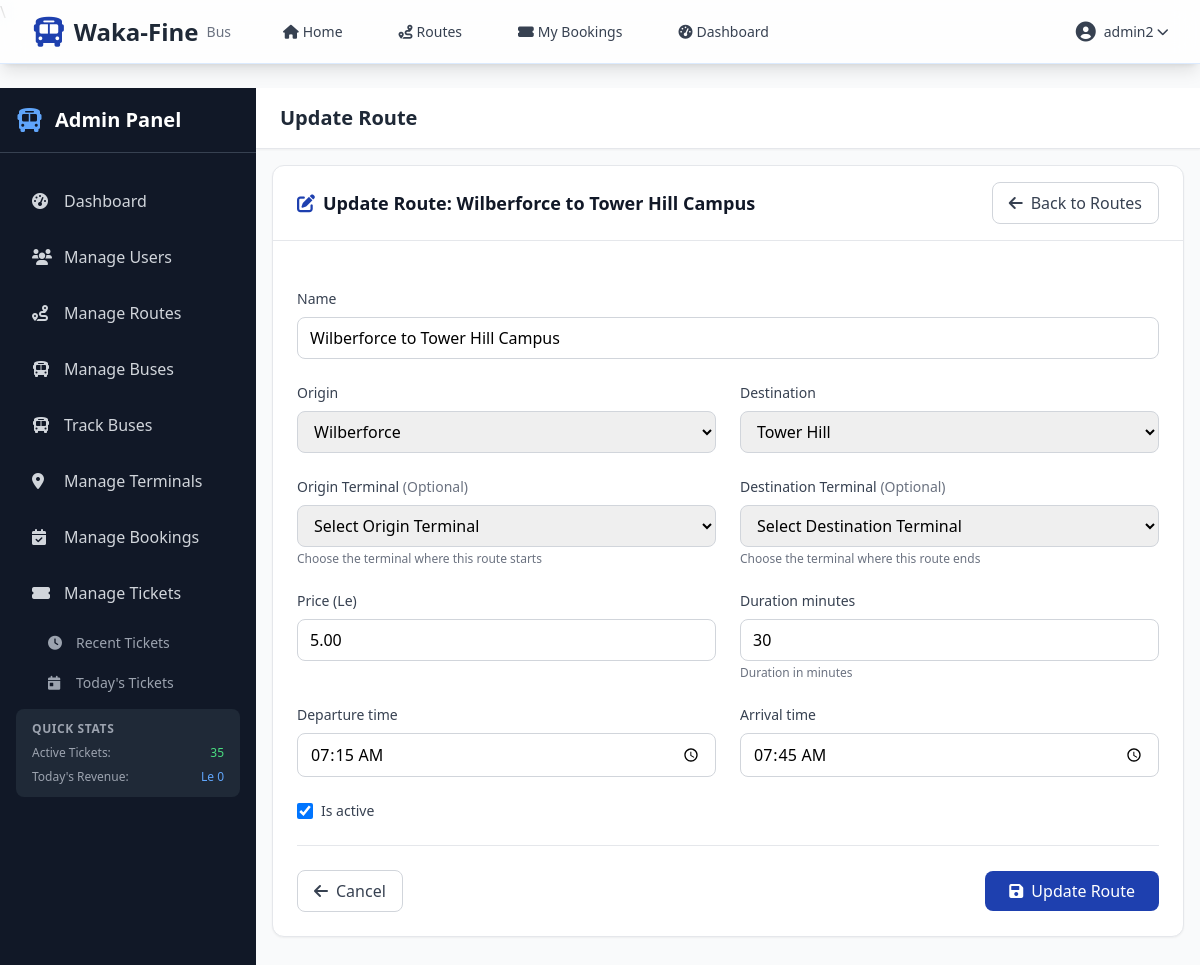
The app's page /routes/22/update/ (signed in) with its own data.
### accounts/models.py (models this page shows, shortened)
class User(AbstractUser):
    ROLE_CHOICES = [
        ("admin", "Admin"),
        ("staff", "Staff"),
        ("customer", "Customer"),
    ]
    role = models.CharField(max_length=10, choices=ROLE_CHOICES, default="customer")
    phone_number = models.CharField(max_length=15, blank=True, null=True)
    created_at = models.DateTimeField(auto_now_add=True)
    updated_at = models.DateTimeField(auto_now=True)
    @property
    def is_admin(self):
        return self.role == "admin"

### routes/models.py (models this page shows, shortened)
class Route(models.Model):
    LOCATION_CHOICES = [
        ("lumley", "Lumley"),
        ("regent_road", "Regent Road"),
        ("aberdeen", "Aberdeen"),
        ("hill_station", "Hill Station"),
        ("kissy", "Kissy"),
        ("east_end", "East End"),
        ("wilberforce", "Wilberforce"),
        ("tower_hill", "Tower Hill"),
        ("ferry_junction", "Ferry Junction"),
        ("goderich", "Goderich"),
        ("kent", "Kent"),
        ("congo_cross", "Congo Cross"),
    ]
    name = models.CharField(max_length=100)
    origin = models.CharField(max_length=50, choices=LOCATION_CHOICES)
    destination = models.CharField(max_length=50, choices=LOCATION_CHOICES)
    origin_terminal = models.ForeignKey(
        "terminals.Terminal",
        on_delete=models.SET_NULL,
        null=True,
        blank=True,
        related_name="origin_routes",
        help_text="Terminal where this route starts",
    )
    destination_terminal = models.ForeignKey(
        "terminals.Terminal",
        on_delete=models.SET_NULL,
        null=True,
        blank=True,
        related_name="destination_routes",
        help_text="Terminal where this route ends",
    )
    price = models.DecimalField(max_digits=10, decimal_places=2)
    departure_time = models.TimeField()
    arrival_time = models.TimeField()
    duration_minutes = models.PositiveIntegerField(help_text="Duration in minutes")
    is_active = models.BooleanField(default=True)
    created_at = models.DateTimeField(auto_now_add=True)
    updated_at = models.DateTimeField(auto_now=True)
    class Meta:
        unique_together = ["origin", "destination", "departure_time"]

### routes/views.py (the view, shortened to what this page needs)
# urls.py: path("<int:pk>/update/", views.RouteUpdateView.as_view(), name="update"),
class RouteUpdateView(AdminRequiredMixin, UpdateView):
    model = Route
    form_class = RouteForm
    template_name = "routes/update.html"
    success_url = reverse_lazy("accounts:admin_manage_routes")

### routes/views.py (called while the page is built)
    def test_func(self):
        return self.request.user.is_authenticated and (
            self.request.user.is_admin or self.request.user.is_staff_member
        )

### terminals/models.py (called while the page is built)
    def __str__(self):
        return f"{self.name} ({self.get_terminal_type_display()})"

### templates/routes/update.html (shortened to what this page needs)
{% extends 'accounts/admin/base_admin.html' %}
{% block page_title %}Update Route{% endblock %}
{% block content %}
<div class="bg-white rounded-xl shadow-sm border border-gray-200">
    <div class="px-6 py-4 border-b border-gray-200">
        <div class="flex items-center justify-between">
            <h3 class="text-lg font-semibold text-gray-900">
                <i class="fas fa-edit text-primary mr-2"></i>Update Route: {{ object.name }}
            </h3>
            <a href="{% url 'accounts:admin_manage_routes' %}"
               class="px-4 py-2 border border-gray-300 rounded-lg text-gray-700 hover:bg-gray-50 transition-colors">
                <i class="fas fa-arrow-left mr-2"></i>Back to Routes
            </a>
        </div>
    </div>
    <div class="p-6">
        <form method="post" class="space-y-6">
            <div class="grid grid-cols-1 md:grid-cols-2 gap-6">
                <div class="md:col-span-2">
                    <label for="{{ form.name.id_for_label }}" class="block text-sm font-medium text-gray-700 mb-2">
                        {{ form.name.label }}
                    </label>
                    {{ form.name }}
                </div>
                <div>
                    <label for="{{ form.origin.id_for_label }}" class="block text-sm font-medium text-gray-700 mb-2">
                        {{ form.origin.label }}
                    </label>
                    {{ form.origin }}
                </div>
                <div>
                    <label for="{{ form.destination.id_for_label }}" class="block text-sm font-medium text-gray-700 mb-2">
                        {{ form.destination.label }}
                    </label>
                    {{ form.destination }}
                </div>
                <div>
                    <label for="{{ form.origin_terminal.id_for_label }}" class="block text-sm font-medium text-gray-700 mb-2">
                        Origin Terminal <span class="text-sm text-gray-500">(Optional)</span>
                    </label>
                    {{ form.origin_terminal }}
                    {% if form.origin_terminal.help_text %}
                        <p class="mt-1 text-xs text-gray-500">{{ form.origin_terminal.help_text }}</p>
                    {% endif %}
                </div>
                <div>
                    <label for="{{ form.destination_terminal.id_for_label }}" class="block text-sm font-medium text-gray-700 mb-2">
                        Destination Terminal <span class="text-sm text-gray-500">(Optional)</span>
                    </label>
                    {{ form.destination_terminal }}
                    {% if form.destination_terminal.help_text %}
                        <p class="mt-1 text-xs text-gray-500">{{ form.destination_terminal.help_text }}</p>
                    {% endif %}
                </div>
                <div>
                    <label for="{{ form.price.id_for_label }}" class="block text-sm font-medium text-gray-700 mb-2">
                        Price (Le)
                    </label>
                    {{ form.price }}
                </div>
                <div>
                    <label for="{{ form.duration_minutes.id_for_label }}" class="block text-sm font-medium text-gray-700 mb-2">
                        {{ form.duration_minutes.label }}
                    </label>
                    {{ form.duration_minutes }}
                    {% if form.duration_minutes.help_text %}
                        <p class="mt-1 text-xs text-gray-500">{{ form.duration_minutes.help_text }}</p>
                    {% endif %}
                </div>
                <div>
                    <label for="{{ form.departure_time.id_for_label }}" class="block text-sm font-medium text-gray-700 mb-2">
                        {{ form.departure_time.label }}
                    </label>
                    {{ form.departure_time }}
                </div>
                <div>
                    <label for="{{ form.arrival_time.id_for_label }}" class="block text-sm font-medium text-gray-700 mb-2">
                        {{ form.arrival_time.label }}
                    </label>
                    {{ form.arrival_time }}
                </div>
                <div class="md:col-span-2">
                    <div class="flex items-center">
                        {{ form.is_active }}
                        <label for="{{ form.is_active.id_for_label }}" class="ml-2 text-sm font-medium text-gray-700">
                            {{ form.is_active.label }}
                        </label>
                    </div>
                </div>
            </div>
            <div class="flex items-center justify-between pt-6 border-t border-gray-200">
                <a href="{% url 'accounts:admin_manage_routes' %}"
                   class="px-4 py-2 border border-gray-300 rounded-lg text-gray-700 hover:bg-gray-50 transition-colors">
                    <i class="fas fa-arrow-left mr-2"></i>Cancel
                </a>
                <button type="submit"
                        class="px-6 py-2 bg-primary text-white rounded-lg hover:bg-blue-700 transition-colors">
                    <i class="fas fa-save mr-2"></i>Update Route
                </button>
            </div>
        </form>
    </div>
</div>
{% endblock %}

### templates/base_nav.html (shortened to what this page needs)
\
{% load static %}
<nav class="bg-white/80 backdrop-blur-md shadow-lg fixed top-0 left-0 right-0 z-40 border-b border-blue-100 h-16">  <div class="max-w-7xl mx-auto px-4 sm:px-6 lg:px-8">
        <div class="flex justify-between h-16">
            <div class="flex items-center">
                <div class="flex-shrink-0 flex items-center">
                    <i class="fas fa-bus text-3xl text-primary mr-2"></i>
                    <span class="text-2xl font-bold text-gray-800">Waka-Fine</span>
                    <span class="text-sm text-gray-500 ml-2">Bus</span>
                </div>
                <div class="hidden md:ml-10 md:flex md:space-x-8">
                    <a href="{% url 'home' %}" class="text-gray-700 hover:text-primary px-3 py-2 text-sm font-medium transition-colors duration-200">
                        <i class="fas fa-home mr-1"></i>Home
                    </a>
                    <a href="{% url 'routes:search' %}" class="text-gray-700 hover:text-primary px-3 py-2 text-sm font-medium transition-colors duration-200">
                        <i class="fas fa-route mr-1"></i>Routes
                    </a>
                    {% if user.is_authenticated %}
                        <a href="{% url 'bookings:list' %}" class="text-gray-700 hover:text-primary px-3 py-2 text-sm font-medium transition-colors duration-200">
                            <i class="fas fa-ticket-alt mr-1"></i>My Bookings
                        </a>
                        <a href="{% url 'accounts:dashboard' %}" class="text-gray-700 hover:text-primary px-3 py-2 text-sm font-medium transition-colors duration-200">
                            <i class="fas fa-tachometer-alt mr-1"></i>Dashboard
                        </a>
                    {% endif %}
                </div>
            </div>
            <div class="flex items-center space-x-4">
                {% if user.is_authenticated %}
                    <div class="relative" x-data="{ open: false }">
                        <button @click="open = !open" class="flex items-center text-sm text-gray-700 hover:text-primary focus:outline-none transition-colors duration-200">
                            <i class="fas fa-user-circle text-xl mr-2"></i>
                            <span class="hidden md:block">{{ user.get_full_name|default:user.username }}</span>
                            <i class="fas fa-chevron-down ml-1 text-xs"></i>
                        </button>
                    </div>
                {% endif %}
            </div>
        </div>
    </div>
</nav>

### templates/routes/update.html (style rules this page uses)
form input, form select, form textarea { @apply w-full px-3 py-2 border border-gray-300 rounded-lg focus:ring-2 focus:ring-primary focus:border-transparent transition-all duration-200; }
form input[type="checkbox"] { @apply w-4 h-4 text-primary focus:ring-primary border-gray-300 rounded; }

### records on screen
User: get_full_name "admin2"
Route: name "Wilberforce to Tower Hill Campus", origin "Wilberforce", destination "Tower Hill", origin_terminal "Select Origin Terminal", destination_terminal "Select Destination Terminal", price "5.00", duration_minutes "30", departure_time "07:15:00", arrival_time "07:45:00", is_active "☑"
